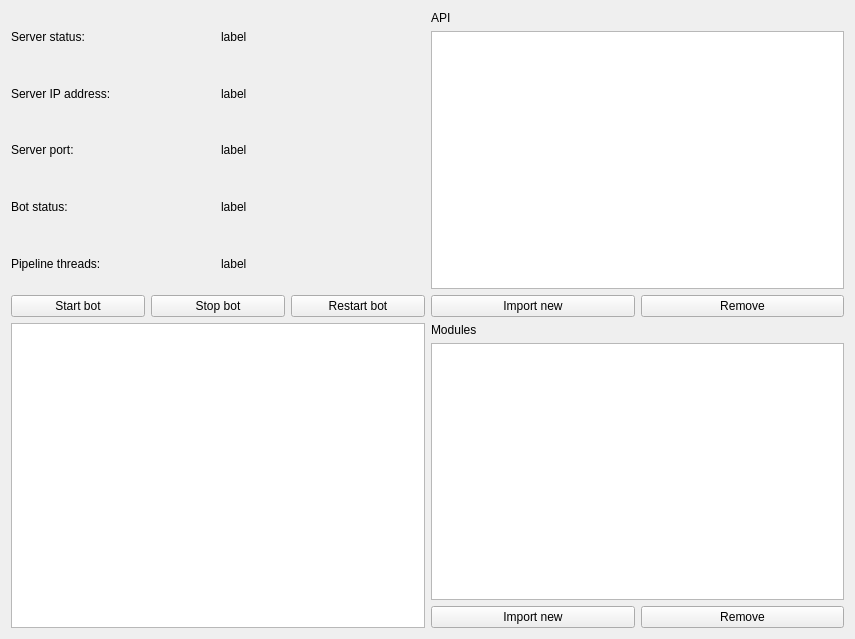
<?xml version="1.0" encoding="UTF-8"?>
<ui version="4.0">
 <class>MainForm</class>
 <widget class="QWidget" name="MainForm">
  <property name="geometry">
   <rect>
    <x>0</x>
    <y>0</y>
    <width>855</width>
    <height>639</height>
   </rect>
  </property>
  <property name="windowTitle">
   <string>Form</string>
  </property>
  <layout class="QGridLayout" name="gridLayout_4">
   <item row="0" column="0">
    <layout class="QVBoxLayout" name="verticalLayout_5">
     <item>
      <layout class="QGridLayout" name="gridLayout_2">
       <item row="0" column="0">
        <layout class="QVBoxLayout" name="verticalLayout">
         <item>
          <widget class="QLabel" name="label_5">
           <property name="sizePolicy">
            <sizepolicy hsizetype="Minimum" vsizetype="MinimumExpanding">
             <horstretch>0</horstretch>
             <verstretch>0</verstretch>
            </sizepolicy>
           </property>
           <property name="text">
            <string>Server status:</string>
           </property>
          </widget>
         </item>
         <item>
          <widget class="QLabel" name="label_3">
           <property name="sizePolicy">
            <sizepolicy hsizetype="MinimumExpanding" vsizetype="MinimumExpanding">
             <horstretch>0</horstretch>
             <verstretch>0</verstretch>
            </sizepolicy>
           </property>
           <property name="text">
            <string>Server IP address:</string>
           </property>
          </widget>
         </item>
         <item>
          <widget class="QLabel" name="label_4">
           <property name="sizePolicy">
            <sizepolicy hsizetype="MinimumExpanding" vsizetype="MinimumExpanding">
             <horstretch>0</horstretch>
             <verstretch>0</verstretch>
            </sizepolicy>
           </property>
           <property name="text">
            <string>Server port:</string>
           </property>
          </widget>
         </item>
         <item>
          <widget class="QLabel" name="label">
           <property name="sizePolicy">
            <sizepolicy hsizetype="MinimumExpanding" vsizetype="MinimumExpanding">
             <horstretch>0</horstretch>
             <verstretch>0</verstretch>
            </sizepolicy>
           </property>
           <property name="text">
            <string>Bot status:</string>
           </property>
          </widget>
         </item>
         <item>
          <widget class="QLabel" name="label_2">
           <property name="sizePolicy">
            <sizepolicy hsizetype="MinimumExpanding" vsizetype="MinimumExpanding">
             <horstretch>0</horstretch>
             <verstretch>0</verstretch>
            </sizepolicy>
           </property>
           <property name="text">
            <string>Pipeline threads:</string>
           </property>
          </widget>
         </item>
        </layout>
       </item>
       <item row="0" column="1">
        <layout class="QVBoxLayout" name="verticalLayout_2">
         <item>
          <widget class="QLabel" name="serverStatusLabel">
           <property name="sizePolicy">
            <sizepolicy hsizetype="MinimumExpanding" vsizetype="MinimumExpanding">
             <horstretch>0</horstretch>
             <verstretch>0</verstretch>
            </sizepolicy>
           </property>
           <property name="text">
            <string>label</string>
           </property>
          </widget>
         </item>
         <item>
          <widget class="QLabel" name="ipLabel">
           <property name="sizePolicy">
            <sizepolicy hsizetype="MinimumExpanding" vsizetype="MinimumExpanding">
             <horstretch>0</horstretch>
             <verstretch>0</verstretch>
            </sizepolicy>
           </property>
           <property name="text">
            <string>label</string>
           </property>
          </widget>
         </item>
         <item>
          <widget class="QLabel" name="portLabel">
           <property name="sizePolicy">
            <sizepolicy hsizetype="MinimumExpanding" vsizetype="MinimumExpanding">
             <horstretch>0</horstretch>
             <verstretch>0</verstretch>
            </sizepolicy>
           </property>
           <property name="text">
            <string>label</string>
           </property>
          </widget>
         </item>
         <item>
          <widget class="QLabel" name="botStatusLabel">
           <property name="sizePolicy">
            <sizepolicy hsizetype="MinimumExpanding" vsizetype="MinimumExpanding">
             <horstretch>0</horstretch>
             <verstretch>0</verstretch>
            </sizepolicy>
           </property>
           <property name="text">
            <string>label</string>
           </property>
          </widget>
         </item>
         <item>
          <widget class="QLabel" name="pipelinesLabel">
           <property name="sizePolicy">
            <sizepolicy hsizetype="MinimumExpanding" vsizetype="MinimumExpanding">
             <horstretch>0</horstretch>
             <verstretch>0</verstretch>
            </sizepolicy>
           </property>
           <property name="text">
            <string>label</string>
           </property>
          </widget>
         </item>
        </layout>
       </item>
      </layout>
     </item>
     <item>
      <layout class="QHBoxLayout" name="horizontalLayout_3">
       <property name="sizeConstraint">
        <enum>QLayout::SetFixedSize</enum>
       </property>
       <item>
        <widget class="QPushButton" name="pushButton_5">
         <property name="sizePolicy">
          <sizepolicy hsizetype="Minimum" vsizetype="Fixed">
           <horstretch>0</horstretch>
           <verstretch>0</verstretch>
          </sizepolicy>
         </property>
         <property name="text">
          <string>Start bot</string>
         </property>
        </widget>
       </item>
       <item>
        <widget class="QPushButton" name="pushButton_6">
         <property name="text">
          <string>Stop bot</string>
         </property>
        </widget>
       </item>
       <item>
        <widget class="QPushButton" name="pushButton_7">
         <property name="text">
          <string>Restart bot</string>
         </property>
        </widget>
       </item>
      </layout>
     </item>
    </layout>
   </item>
   <item row="0" column="1">
    <layout class="QVBoxLayout" name="verticalLayout_4">
     <item>
      <widget class="QLabel" name="label_12">
       <property name="text">
        <string>API</string>
       </property>
      </widget>
     </item>
     <item>
      <widget class="QListWidget" name="listWidget_3"/>
     </item>
     <item>
      <layout class="QHBoxLayout" name="horizontalLayout_2">
       <item>
        <widget class="QPushButton" name="pushButton_3">
         <property name="text">
          <string>Import new</string>
         </property>
        </widget>
       </item>
       <item>
        <widget class="QPushButton" name="pushButton_4">
         <property name="text">
          <string>Remove</string>
         </property>
        </widget>
       </item>
      </layout>
     </item>
    </layout>
   </item>
   <item row="1" column="0">
    <widget class="QTextBrowser" name="textBrowser">
     <property name="sizePolicy">
      <sizepolicy hsizetype="Ignored" vsizetype="Expanding">
       <horstretch>0</horstretch>
       <verstretch>0</verstretch>
      </sizepolicy>
     </property>
    </widget>
   </item>
   <item row="1" column="1">
    <layout class="QVBoxLayout" name="verticalLayout_3">
     <item>
      <widget class="QLabel" name="label_11">
       <property name="text">
        <string>Modules</string>
       </property>
      </widget>
     </item>
     <item>
      <widget class="QListWidget" name="listWidget"/>
     </item>
     <item>
      <layout class="QHBoxLayout" name="horizontalLayout">
       <item>
        <widget class="QPushButton" name="pushButton">
         <property name="text">
          <string>Import new</string>
         </property>
        </widget>
       </item>
       <item>
        <widget class="QPushButton" name="pushButton_2">
         <property name="text">
          <string>Remove</string>
         </property>
        </widget>
       </item>
      </layout>
     </item>
    </layout>
   </item>
  </layout>
 </widget>
 <resources/>
 <connections/>
</ui>
